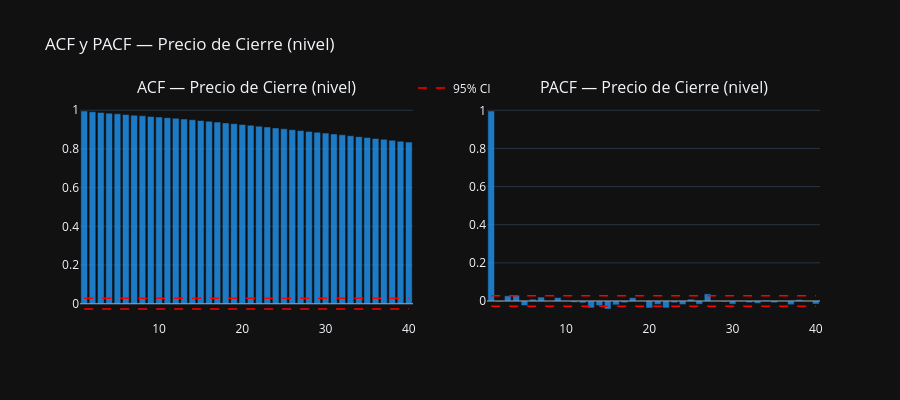
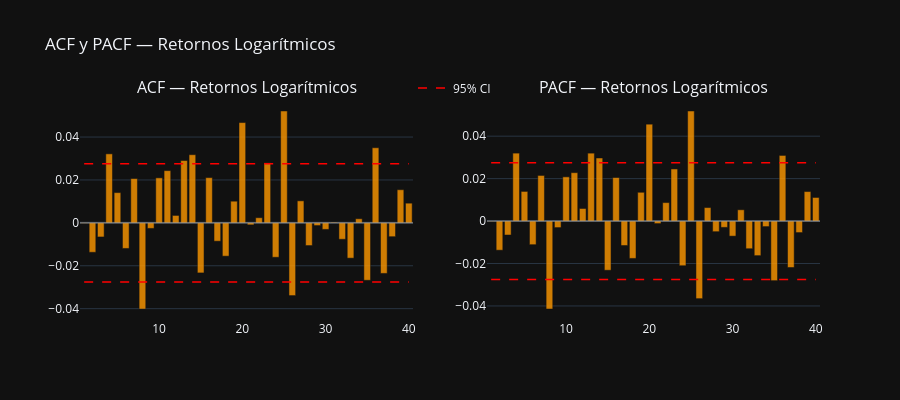

Notebook code for these charts, in order:
### Markdown cell above
### 4.1 ACF y PACF — Análisis de Autocorrelación

Las funciones ACF y PACF se calculan sobre la serie **ya diferenciada (log_returns)** — equivalente a una diferenciación de primer orden en escala logarítmica. Esto es consistente con el veredicto de no estacionariedad del precio.

- **ACF** (*Autocorrelation Function*): Mide la correlación del retorno de hoy con retornos pasados, incluyendo efectos indirectos.
- **PACF** (*Partial Autocorrelation Function*): Mide la correlación directa entre el retorno de hoy y el de hace k días, eliminando el efecto de los lags intermedios.

Las barras rojas punteadas representan la **banda de significancia al 95%** (±1.96/√n). Los lags cuyas barras rebasan esta banda tienen autocorrelación estadísticamente significativa y son candidatos como inputs para la FNN.

### Code cell
def plot_acf_pacf(series, name, lags=40, color="#FF9800"):
    n          = len(series.dropna())
    conf_bound = 1.96 / np.sqrt(n)
    lag_range  = list(range(1, lags + 1))

    acf_vals  = acf(series.dropna(),  nlags=lags, fft=True)[1:]
    pacf_vals = pacf(series.dropna(), nlags=lags)[1:]

    fig = make_subplots(rows=1, cols=2,
        subplot_titles=(f"ACF — {name}", f"PACF — {name}"))

    for col_idx, (vals, label) in enumerate(
            [(acf_vals, "ACF"), (pacf_vals, "PACF")], start=1):
        fig.add_trace(go.Bar(
            x=lag_range, y=vals,
            marker_color=color, opacity=0.8,
            name=label, showlegend=False
        ), row=1, col=col_idx)
        fig.add_trace(go.Scatter(
            x=lag_range, y=[conf_bound] * lags,
            mode="lines", line=dict(color="red", dash="dash", width=1.5),
            name="95% CI", showlegend=(col_idx == 1)
        ), row=1, col=col_idx)
        fig.add_trace(go.Scatter(
            x=lag_range, y=[-conf_bound] * lags,
            mode="lines", line=dict(color="red", dash="dash", width=1.5),
            showlegend=False
        ), row=1, col=col_idx)
        fig.add_hline(y=0, line_color="white", line_width=0.5,
                      row=1, col=col_idx)

    fig.update_layout(
        title=f"ACF y PACF — {name}",
        template="plotly_dark", height=400,
        legend=dict(x=0.45, y=1.12, orientation="h")
    )
    fig.show()

plot_acf_pacf(df_raw["Close"],      "Precio de Cierre (nivel)", color="#2196F3")
plot_acf_pacf(df_raw["log_return"], "Retornos Logarítmicos",    color="#FF9800")

### Figure 1 — Plotly figure (JSON) as saved in the notebook; plotly's stock layout.template omitted (floating-point values rounded to 4 significant figures)
{"data": [{"marker": {"color": "#2196F3"}, "name": "ACF", "opacity": 0.8, "showlegend": false, "type": "bar", "x": [1, 2, 3, 4, 5, 6, 7, 8, 9, 10, 11, 12, 13, 14, 15, 16, 17, 18, 19, 20, 21, 22, 23, 24, 25, 26, 27, 28, 29, 30, 31, 32, 33, 34, 35, 36, 37, 38, 39, 40], "xaxis": "x", "y": [0.9961, 0.9922, 0.9885, 0.9851, 0.9815, 0.9779, 0.9745, 0.9712, 0.968, 0.9648, 0.9615, 0.9582, 0.9546, 0.9509, 0.9469, 0.9428, 0.9386, 0.9346, 0.9307, 0.9265, 0.9222, 0.9178, 0.9132, 0.9086, 0.9041, 0.8994, 0.8951, 0.8907, 0.8863, 0.8819, 0.8774, 0.8729, 0.8682, 0.8636, 0.8589, 0.8543, 0.8495, 0.8448, 0.8401, 0.8353], "yaxis": "y"}, {"line": {"color": "red", "dash": "dash", "width": 1.5}, "mode": "lines", "name": "95% CI", "showlegend": true, "type": "scatter", "x": [1, 2, 3, 4, 5, 6, 7, 8, 9, 10, 11, 12, 13, 14, 15, 16, 17, 18, 19, 20, 21, 22, 23, 24, 25, 26, 27, 28, 29, 30, 31, 32, 33, 34, 35, 36, 37, 38, 39, 40], "xaxis": "x", "y": [0.02753, 0.02753, 0.02753, 0.02753, 0.02753, 0.02753, 0.02753, 0.02753, 0.02753, 0.02753, 0.02753, 0.02753, 0.02753, 0.02753, 0.02753, 0.02753, 0.02753, 0.02753, 0.02753, 0.02753, 0.02753, 0.02753, 0.02753, 0.02753, 0.02753, 0.02753, 0.02753, 0.02753, 0.02753, 0.02753, 0.02753, 0.02753, 0.02753, 0.02753, 0.02753, 0.02753, 0.02753, 0.02753, 0.02753, 0.02753], "yaxis": "y"}, {"line": {"color": "red", "dash": "dash", "width": 1.5}, "mode": "lines", "showlegend": false, "type": "scatter", "x": [1, 2, 3, 4, 5, 6, 7, 8, 9, 10, 11, 12, 13, 14, 15, 16, 17, 18, 19, 20, 21, 22, 23, 24, 25, 26, 27, 28, 29, 30, 31, 32, 33, 34, 35, 36, 37, 38, 39, 40], "xaxis": "x", "y": [-0.02753, -0.02753, -0.02753, -0.02753, -0.02753, -0.02753, -0.02753, -0.02753, -0.02753, -0.02753, -0.02753, -0.02753, -0.02753, -0.02753, -0.02753, -0.02753, -0.02753, -0.02753, -0.02753, -0.02753, -0.02753, -0.02753, -0.02753, -0.02753, -0.02753, -0.02753, -0.02753, -0.02753, -0.02753, -0.02753, -0.02753, -0.02753, -0.02753, -0.02753, -0.02753, -0.02753, -0.02753, -0.02753, -0.02753, -0.02753], "yaxis": "y"}, {"marker": {"color": "#2196F3"}, "name": "PACF", "opacity": 0.8, "showlegend": false, "type": "bar", "x": [1, 2, 3, 4, 5, 6, 7, 8, 9, 10, 11, 12, 13, 14, 15, 16, 17, 18, 19, 20, 21, 22, 23, 24, 25, 26, 27, 28, 29, 30, 31, 32, 33, 34, 35, 36, 37, 38, 39, 40], "xaxis": "x2", "y": [0.9963, -0.004765, 0.0271, 0.02943, -0.02372, 0.009392, 0.02048, 0.001023, 0.01808, 0.002541, -0.006803, -0.009998, -0.03636, -0.02421, -0.04198, -0.02034, -0.008953, 0.01725, 0.002571, -0.03662, -0.01755, -0.03645, -0.009041, -0.0186, 0.009515, -0.01671, 0.03736, 0.001582, -0.004693, -0.01639, -0.003302, -0.008542, -0.0118, 0.004296, -0.00897, 0.002869, -0.01937, 0.007154, -0.002379, -0.01588], "yaxis": "y2"}, {"line": {"color": "red", "dash": "dash", "width": 1.5}, "mode": "lines", "name": "95% CI", "showlegend": false, "type": "scatter", "x": [1, 2, 3, 4, 5, 6, 7, 8, 9, 10, 11, 12, 13, 14, 15, 16, 17, 18, 19, 20, 21, 22, 23, 24, 25, 26, 27, 28, 29, 30, 31, 32, 33, 34, 35, 36, 37, 38, 39, 40], "xaxis": "x2", "y": [0.02753, 0.02753, 0.02753, 0.02753, 0.02753, 0.02753, 0.02753, 0.02753, 0.02753, 0.02753, 0.02753, 0.02753, 0.02753, 0.02753, 0.02753, 0.02753, 0.02753, 0.02753, 0.02753, 0.02753, 0.02753, 0.02753, 0.02753, 0.02753, 0.02753, 0.02753, 0.02753, 0.02753, 0.02753, 0.02753, 0.02753, 0.02753, 0.02753, 0.02753, 0.02753, 0.02753, 0.02753, 0.02753, 0.02753, 0.02753], "yaxis": "y2"}, {"line": {"color": "red", "dash": "dash", "width": 1.5}, "mode": "lines", "showlegend": false, "type": "scatter", "x": [1, 2, 3, 4, 5, 6, 7, 8, 9, 10, 11, 12, 13, 14, 15, 16, 17, 18, 19, 20, 21, 22, 23, 24, 25, 26, 27, 28, 29, 30, 31, 32, 33, 34, 35, 36, 37, 38, 39, 40], "xaxis": "x2", "y": [-0.02753, -0.02753, -0.02753, -0.02753, -0.02753, -0.02753, -0.02753, -0.02753, -0.02753, -0.02753, -0.02753, -0.02753, -0.02753, -0.02753, -0.02753, -0.02753, -0.02753, -0.02753, -0.02753, -0.02753, -0.02753, -0.02753, -0.02753, -0.02753, -0.02753, -0.02753, -0.02753, -0.02753, -0.02753, -0.02753, -0.02753, -0.02753, -0.02753, -0.02753, -0.02753, -0.02753, -0.02753, -0.02753, -0.02753, -0.02753], "yaxis": "y2"}], "layout": {"annotations": [{"font": {"size": 16}, "showarrow": false, "text": "ACF — Precio de Cierre (nivel)", "x": 0.225, "xanchor": "center", "xref": "paper", "y": 1, "yanchor": "bottom", "yref": "paper"}, {"font": {"size": 16}, "showarrow": false, "text": "PACF — Precio de Cierre (nivel)", "x": 0.775, "xanchor": "center", "xref": "paper", "y": 1, "yanchor": "bottom", "yref": "paper"}], "height": 400, "legend": {"orientation": "h", "x": 0.45, "y": 1.12}, "shapes": [{"line": {"color": "white", "width": 0.5}, "type": "line", "x0": 0, "x1": 1, "xref": "x domain", "y0": 0, "y1": 0, "yref": "y"}, {"line": {"color": "white", "width": 0.5}, "type": "line", "x0": 0, "x1": 1, "xref": "x2 domain", "y0": 0, "y1": 0, "yref": "y2"}], "title": {"text": "ACF y PACF — Precio de Cierre (nivel)"}, "xaxis": {"anchor": "y", "domain": [0, 0.45]}, "xaxis2": {"anchor": "y2", "domain": [0.55, 1]}, "yaxis": {"anchor": "x", "domain": [0, 1]}, "yaxis2": {"anchor": "x2", "domain": [0, 1]}}}

### Figure 2 — Plotly figure (JSON) as saved in the notebook; plotly's stock layout.template omitted (floating-point values rounded to 4 significant figures)
{"data": [{"marker": {"color": "#FF9800"}, "name": "ACF", "opacity": 0.8, "showlegend": false, "type": "bar", "x": [1, 2, 3, 4, 5, 6, 7, 8, 9, 10, 11, 12, 13, 14, 15, 16, 17, 18, 19, 20, 21, 22, 23, 24, 25, 26, 27, 28, 29, 30, 31, 32, 33, 34, 35, 36, 37, 38, 39, 40], "xaxis": "x", "y": [-0.0001915, -0.01372, -0.006569, 0.03217, 0.0141, -0.01193, 0.02064, -0.04015, -0.002582, 0.02098, 0.02434, 0.003456, 0.02906, 0.03177, -0.02333, 0.02109, -0.008543, -0.01552, 0.0101, 0.04675, -0.0009307, 0.002402, 0.02796, -0.01603, 0.05214, -0.03389, 0.01026, -0.01058, -0.001253, -0.00304, 0.0003217, -0.007645, -0.01644, 0.001921, -0.02676, 0.03502, -0.02356, -0.006444, 0.01545, 0.009177], "yaxis": "y"}, {"line": {"color": "red", "dash": "dash", "width": 1.5}, "mode": "lines", "name": "95% CI", "showlegend": true, "type": "scatter", "x": [1, 2, 3, 4, 5, 6, 7, 8, 9, 10, 11, 12, 13, 14, 15, 16, 17, 18, 19, 20, 21, 22, 23, 24, 25, 26, 27, 28, 29, 30, 31, 32, 33, 34, 35, 36, 37, 38, 39, 40], "xaxis": "x", "y": [0.02753, 0.02753, 0.02753, 0.02753, 0.02753, 0.02753, 0.02753, 0.02753, 0.02753, 0.02753, 0.02753, 0.02753, 0.02753, 0.02753, 0.02753, 0.02753, 0.02753, 0.02753, 0.02753, 0.02753, 0.02753, 0.02753, 0.02753, 0.02753, 0.02753, 0.02753, 0.02753, 0.02753, 0.02753, 0.02753, 0.02753, 0.02753, 0.02753, 0.02753, 0.02753, 0.02753, 0.02753, 0.02753, 0.02753, 0.02753], "yaxis": "y"}, {"line": {"color": "red", "dash": "dash", "width": 1.5}, "mode": "lines", "showlegend": false, "type": "scatter", "x": [1, 2, 3, 4, 5, 6, 7, 8, 9, 10, 11, 12, 13, 14, 15, 16, 17, 18, 19, 20, 21, 22, 23, 24, 25, 26, 27, 28, 29, 30, 31, 32, 33, 34, 35, 36, 37, 38, 39, 40], "xaxis": "x", "y": [-0.02753, -0.02753, -0.02753, -0.02753, -0.02753, -0.02753, -0.02753, -0.02753, -0.02753, -0.02753, -0.02753, -0.02753, -0.02753, -0.02753, -0.02753, -0.02753, -0.02753, -0.02753, -0.02753, -0.02753, -0.02753, -0.02753, -0.02753, -0.02753, -0.02753, -0.02753, -0.02753, -0.02753, -0.02753, -0.02753, -0.02753, -0.02753, -0.02753, -0.02753, -0.02753, -0.02753, -0.02753, -0.02753, -0.02753, -0.02753], "yaxis": "y"}, {"marker": {"color": "#FF9800"}, "name": "PACF", "opacity": 0.8, "showlegend": false, "type": "bar", "x": [1, 2, 3, 4, 5, 6, 7, 8, 9, 10, 11, 12, 13, 14, 15, 16, 17, 18, 19, 20, 21, 22, 23, 24, 25, 26, 27, 28, 29, 30, 31, 32, 33, 34, 35, 36, 37, 38, 39, 40], "xaxis": "x2", "y": [-0.0001915, -0.01373, -0.00658, 0.03201, 0.01396, -0.01113, 0.02149, -0.04144, -0.003073, 0.02084, 0.0228, 0.005923, 0.032, 0.02973, -0.02317, 0.02049, -0.01152, -0.0176, 0.01355, 0.04565, -0.001187, 0.008698, 0.02455, -0.02104, 0.05186, -0.03655, 0.006357, -0.005003, -0.002975, -0.007097, 0.00532, -0.01303, -0.01628, -0.002607, -0.02807, 0.03092, -0.02188, -0.005426, 0.0139, 0.01112], "yaxis": "y2"}, {"line": {"color": "red", "dash": "dash", "width": 1.5}, "mode": "lines", "name": "95% CI", "showlegend": false, "type": "scatter", "x": [1, 2, 3, 4, 5, 6, 7, 8, 9, 10, 11, 12, 13, 14, 15, 16, 17, 18, 19, 20, 21, 22, 23, 24, 25, 26, 27, 28, 29, 30, 31, 32, 33, 34, 35, 36, 37, 38, 39, 40], "xaxis": "x2", "y": [0.02753, 0.02753, 0.02753, 0.02753, 0.02753, 0.02753, 0.02753, 0.02753, 0.02753, 0.02753, 0.02753, 0.02753, 0.02753, 0.02753, 0.02753, 0.02753, 0.02753, 0.02753, 0.02753, 0.02753, 0.02753, 0.02753, 0.02753, 0.02753, 0.02753, 0.02753, 0.02753, 0.02753, 0.02753, 0.02753, 0.02753, 0.02753, 0.02753, 0.02753, 0.02753, 0.02753, 0.02753, 0.02753, 0.02753, 0.02753], "yaxis": "y2"}, {"line": {"color": "red", "dash": "dash", "width": 1.5}, "mode": "lines", "showlegend": false, "type": "scatter", "x": [1, 2, 3, 4, 5, 6, 7, 8, 9, 10, 11, 12, 13, 14, 15, 16, 17, 18, 19, 20, 21, 22, 23, 24, 25, 26, 27, 28, 29, 30, 31, 32, 33, 34, 35, 36, 37, 38, 39, 40], "xaxis": "x2", "y": [-0.02753, -0.02753, -0.02753, -0.02753, -0.02753, -0.02753, -0.02753, -0.02753, -0.02753, -0.02753, -0.02753, -0.02753, -0.02753, -0.02753, -0.02753, -0.02753, -0.02753, -0.02753, -0.02753, -0.02753, -0.02753, -0.02753, -0.02753, -0.02753, -0.02753, -0.02753, -0.02753, -0.02753, -0.02753, -0.02753, -0.02753, -0.02753, -0.02753, -0.02753, -0.02753, -0.02753, -0.02753, -0.02753, -0.02753, -0.02753], "yaxis": "y2"}], "layout": {"annotations": [{"font": {"size": 16}, "showarrow": false, "text": "ACF — Retornos Logarítmicos", "x": 0.225, "xanchor": "center", "xref": "paper", "y": 1, "yanchor": "bottom", "yref": "paper"}, {"font": {"size": 16}, "showarrow": false, "text": "PACF — Retornos Logarítmicos", "x": 0.775, "xanchor": "center", "xref": "paper", "y": 1, "yanchor": "bottom", "yref": "paper"}], "height": 400, "legend": {"orientation": "h", "x": 0.45, "y": 1.12}, "shapes": [{"line": {"color": "white", "width": 0.5}, "type": "line", "x0": 0, "x1": 1, "xref": "x domain", "y0": 0, "y1": 0, "yref": "y"}, {"line": {"color": "white", "width": 0.5}, "type": "line", "x0": 0, "x1": 1, "xref": "x2 domain", "y0": 0, "y1": 0, "yref": "y2"}], "title": {"text": "ACF y PACF — Retornos Logarítmicos"}, "xaxis": {"anchor": "y", "domain": [0, 0.45]}, "xaxis2": {"anchor": "y2", "domain": [0.55, 1]}, "yaxis": {"anchor": "x", "domain": [0, 1]}, "yaxis2": {"anchor": "x2", "domain": [0, 1]}}}
